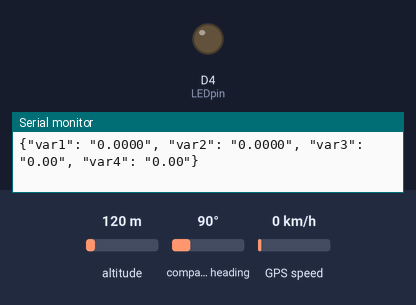
A sketch run on a simulated ESP8266 (NodeMCU). Shown: output pins drawn as LEDs (lit = HIGH), the last lines printed to the serial monitor. Inputs (shaded band) come from the test bench; at power-on: altitude 120 m, compass heading 90°, GPS speed 0 km/h. WiFi joins after 1.5 s; servers stay silent unless stated; the GPS gets a fix after 3 s at 37.7749, -122.4194 with 8 satellites.

Above: at 3.0 s.
At 4.62 s:
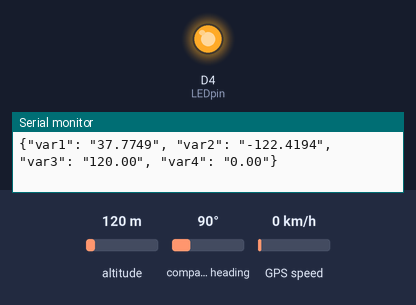
Timing chart, 0 to 6.1 s (numbered marks = the images above):
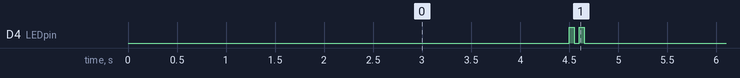

Measured:
- by itself, D4 (LEDpin): repeats every 2.0 s: LOW 0.05 s, HIGH 0.05 s, LOW 1.9 s, HIGH 0.05 s

The sketch:

Lolin_GPS_Web.ino
```cpp
/*******************************************************************************
 * Sketch name: GPS position data and display on webpage (SoftAP)
 * Description: display on webpage GPS latitude and longitude values -  see Listing 12-4
 * Created on:  2023.12.20
 * Author:      JTE
 * Book:        Electronics Projects with the ESP8266 and ESP32
 * Chapter :    12 - GPS tracking app with Google Maps
 ******************************************************************************/

// #include <ESP8266WiFi.h>      // include ESP8266 Wi-Fi and
#include <ESP8266WebServer.h>     // webserver libraries
ESP8266WebServer server;      // associate server with library
char ssid[] = "ESP-Tracker";       // change xxxx to your Wi-Fi SSID
char password[] = "12345678";     // change xxxx to your Wi-Fi password
IPAddress local_ip(192,168,50,1);
IPAddress gateway(192,168,50,1);
IPAddress subnet(255,255,255,0);

#include "buildpage.h"        // webpage HTML code

#include <SoftwareSerial.h>     // include SoftwareSerial library
SoftwareSerial SoftSer(D4, D0);   // associate SoftSer with SoftwareSerial to GPS
                                // SoftwareSerial mySerial (rxPin, txPin);

#include <NMEAGPS.h>        // include NeoGPS library
NMEAGPS nmea;         // associate nmea with NMEAGPS lib
gps_fix gps;          // associate gps with NMEAGPS library
float GPSlat, GPSlong, GPSalt, GPSspd;    // real numbers for GPS location
int GPSsend = 0;            // GPS send counter

String json;
int count = 0;
String counter;         // counter increment every second

/*** Remove nRF24L01 part 2023.12.20
#include <SPI.h>          // include SPI library
#include <RF24.h>         // include RF24 library
RF24 radio(D3, D8);       // associate radio with RF24 library
byte addresses[ ][6] = {"12"};    // data pipe address
typedef struct          // define data structure to include
{
  float GPSlat;         // GPS latitude
  float GPSlong;          // GPS longitude
  float GPSalt;         // GPS altitude (m)
  float GPSspd;         // GPS ground speed (kmph)
  int sigCount;         // signal counter
} dataStruct;
dataStruct data;          // name the data structure as data
***/

// int LEDpin = D1;          // define LED pin
int LEDpin = BUILTIN_LED;          // define LED pin
int LED = 0;          // LED turned off
int interval = 1;         // (interval+1)s between transmissions

void setup()
{
  Serial.begin(115200);       // define Serial Monitor baud rate
  SoftSer.begin(9600);        // serial connection to GPS module

  // WiFi.begin(ssid, password);     // initialise Wi-Fi
  // while (WiFi.status() != WL_CONNECTED) delay(500); // wait for Wi-Fi connect

  WiFi.mode(WIFI_AP);
  delay(1000);
  WiFi.softAP(ssid,password);
  WiFi.softAPConfig(local_ip, gateway, subnet);

  // Serial.print("IP address: ");
  // Serial.println(WiFi.localIP());   // display web server IP address

  server.begin();         // initialise server
  server.on("/", base);       // call base function as webpage loaded
  server.on("/GPSurl", GPSfunct);   // call GPSfunct with GPSurl loaded
  server.on("/countUrl", countFunct);
  delay(500);

  /*** Remove nRF24L01 part
  radio.begin();          // start radio
  radio.setChannel(50);       // set channel number,
  radio.setDataRate(RF24_2MBPS);    // baud rate and
  radio.setPALevel(RF24_PA_HIGH);   // power amplifier level
  radio.setAutoAck(true);     // set auto-acknowledge (default is true)
  radio.openWritingPipe(addresses[0]);  // initiate data transmit pipe
  radio.stopListening();      // set nRF24L01 module as transmitter
  ***/

  pinMode(LEDpin, OUTPUT);      // define LEDpin as OUTPUT
}

void GPSfunct()       // function to transmit GPS position data
{
  while(nmea.available(SoftSer)>0)      // GPS data available
  {
    gps = nmea.read();          // latest satellite message
    if(gps.valid.location)        // validated GPS location
    {
      GPSlat = gps.latitude();
      GPSlong = gps.longitude();
      GPSsend++;            // increment GPS send counter
    }
    if(gps.valid.altitude) GPSalt = gps.altitude();   // altitude
    if(gps.valid.speed) GPSspd = gps.speed_kph();   // ground speed
    JsonConvert(GPSlat, GPSlong, GPSalt, GPSspd); // convert to JSON text
    server.send(200, "text/json", json);      // send JSON text to client
    Serial.println(json);
    if(GPSsend > interval)        // transmit every (interval+1)s
    {
      /***
      data.GPSlat = GPSlat;     // convert GPS readings to data structure
      data.GPSlong = GPSlong;
      data.GPSalt = GPSalt;
      data.GPSspd = GPSspd;
      data.sigCount++;          // increment signal counterX      radio.write(&data, sizeof(data));   // transmit signal as data structure
      ***/
      GPSsend = 0;          // reset GPS send counter
      flashLED();
    }
  }
}
// function to convert data to JSON text
String JsonConvert(float val1, float val2, float val3, float val4)
{                 // start with open bracket
  json  = "{\"var1\": \"" + String(val1,4) + "\",";
  json += " \"var2\": \"" + String(val2,4) + "\","; // end with comma
  json += " \"var3\": \"" + String(val3)   + "\",";
  json += " \"var4\": \"" + String(val4)   + "\"}"; // end with close bracket
  return json;
}

void countFunct()         // function to increment counter
{             // and send value to client
  count++;
  counter = String(count);
  server.send (200, "text/plain", counter);
}

void flashLED()         // function to flash LED
{
  for (int i=0; i<4; i++)
  {
    LED = 1 - LED;        // alternate LED state four times
    digitalWrite(LEDpin, LED);    // ON – OFF – ON - OFF
    delay(50);
  }
}

void base()           // function to return HTML code
{
  server.send (200, "text/html", page);
}

void loop()
{
  GPSfunct();         // function to transmit GPS location data
  server.handleClient();      // manage HTTP requests
}
```

buildpage.h
```cpp
/*******************************************************************************
 * Sketch name: AJAX request with GPS position data
 * Description: display GPS latitude and longitude values -  see Listing 12-3
 * Created on:  October 2020
 * Author:      Neil Cameron
 * Book:        Electronics Projects with the ESP8266 and ESP32
 * Chapter :    12 - GPS tracking app with Google Maps
 ******************************************************************************/

char page[] PROGMEM = R"(
<!DOCTYPE html><html>
<head><title>ESP8266</title>
<meta charset="UTF-8">
</head>
<body>
<h2>GPS</h2>
<p>Latitude: <span id = 'latId'>0</span></p>
<p>Longitude: <span id = 'longId'>0</span></p>
<p>Altitude: <span id = 'altId'>0</span> m</p>
<p>Speed: <span id = 'speedId'>0</span> kph<p>
<p>Counter: <span id = 'countId'>0</span></p>

<script>
setInterval(reload, 5000);        // reload function called every 5s
function reload()
{
  var xhr = new XMLHttpRequest();
  xhr.onreadystatechange = function()
  {
    if(this.readyState == 4 && this.status == 200)
    {
      var obj = JSON.parse(this.responseText);
      document.getElementById('latId').innerHTML = obj.var1;
      document.getElementById('longId').innerHTML = obj.var2;
      document.getElementById('altId').innerHTML = obj.var3;
      document.getElementById('speedId').innerHTML = obj.var4;
      console.log(obj.var3);
    }
  };
  xhr.open('GET', '/GPSurl', true);
  xhr.send();
}

setInterval(reload2, 1000);
function reload2()        // reload2 function called every 1s
{             // to obtain countId from /countUrl
  var xhr = new XMLHttpRequest();
  xhr.onreadystatechange = function()
  {
    if(this.readyState == 4 && this.status == 200)
    {document.getElementById('countId').innerHTML = this.responseText;
    console.log(this.responseText);}
  };
  xhr.open('GET', '/countUrl', true);
  xhr.send();
}
</script>
</body></html>
)";
```
